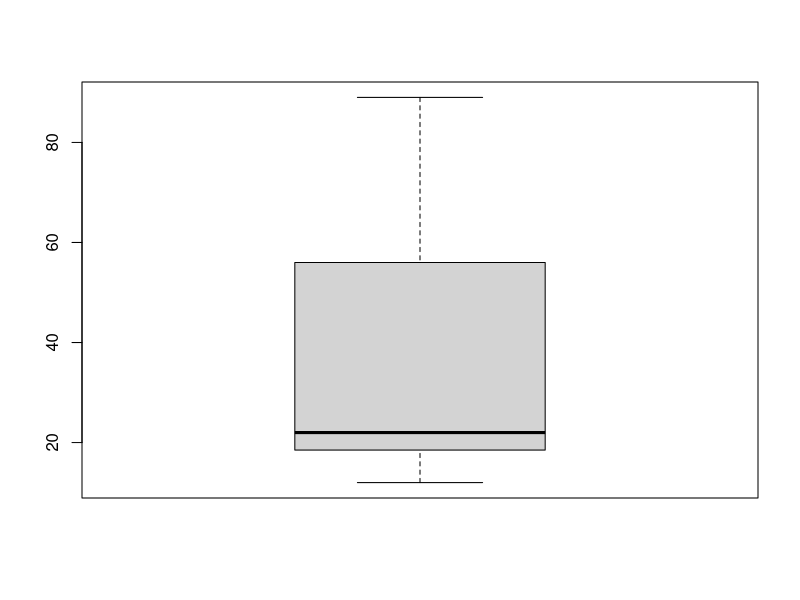

Reproduce this figure in R.
library(modeest)
vec1=c(12,15,15,22,22,22,23,45,67,78,89)
print(summary(vec1))
cat("median=",median(vec1))
cat("\nIQR",IQR(vec1))
range = max(vec1) - min(vec1)
cat("\n range=",range)
cat("\n using range function",range(vec1))
cat("\n mode",mfv(vec1))


boxplot(
  vec1,
  data=vec1
)
par(mar=c(8,8,8,8))
